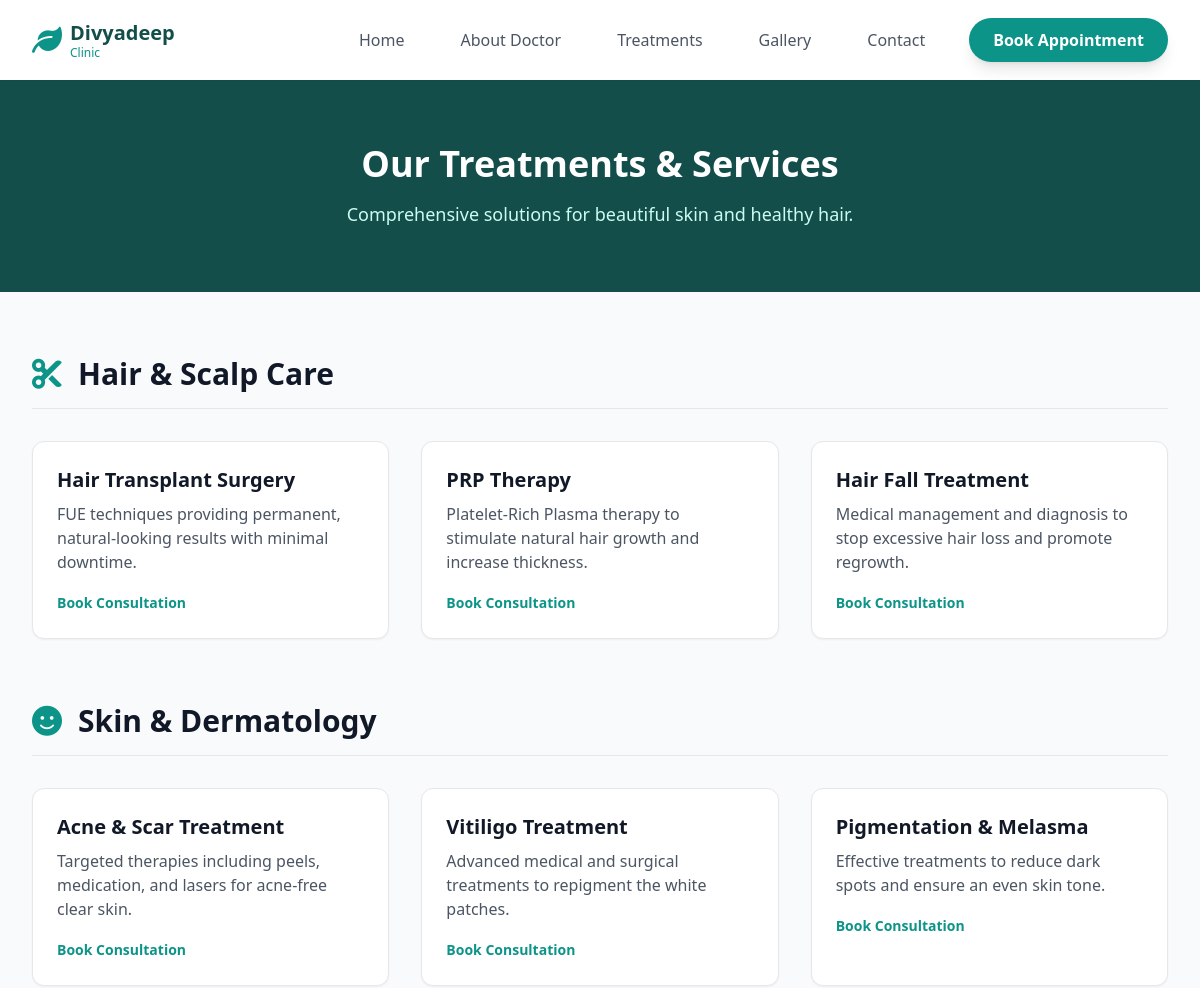
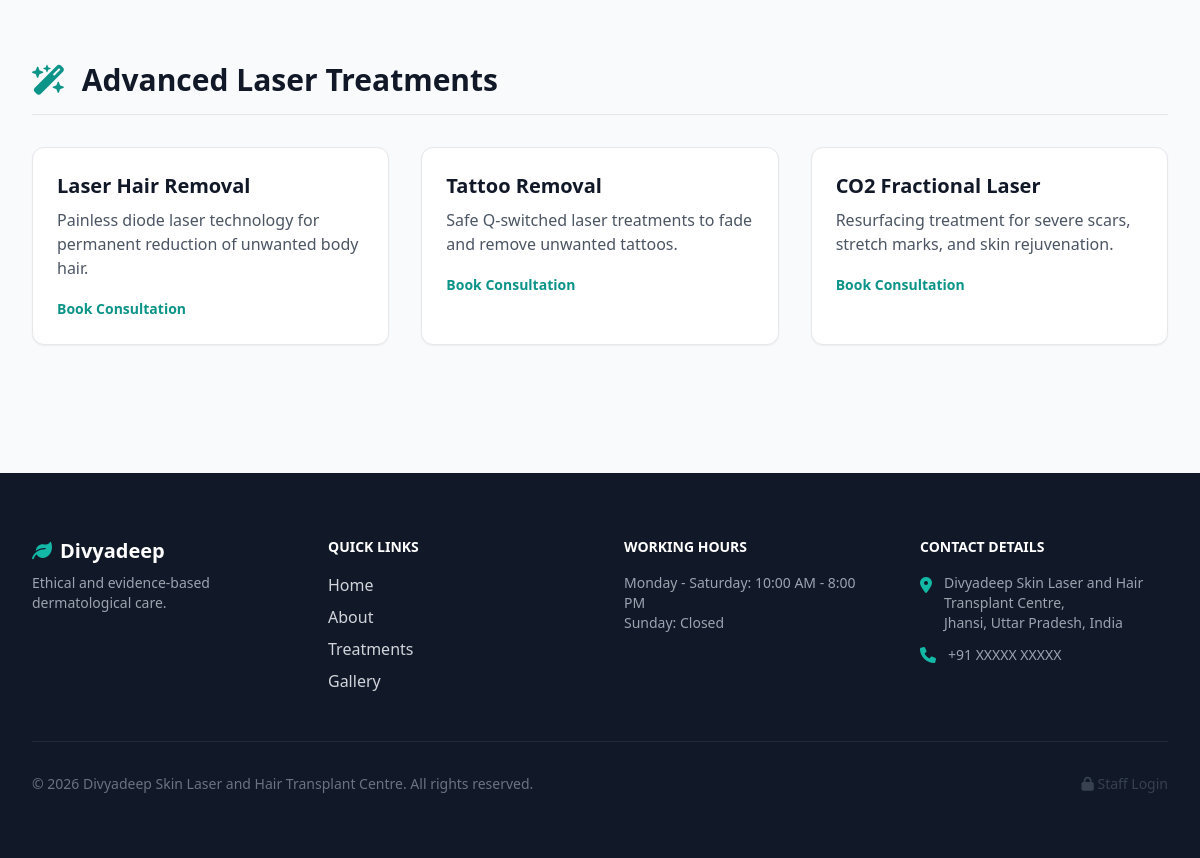
Screenshot of /treatments with the database file from the repository (2 pictures, top to bottom).
### tables this page shows
CREATE TABLE categories (
    id INTEGER PRIMARY KEY AUTOINCREMENT,
    name TEXT NOT NULL,
    icon TEXT
);

CREATE TABLE treatments (
    id INTEGER PRIMARY KEY AUTOINCREMENT,
    category_id INTEGER,
    name TEXT NOT NULL,
    description TEXT NOT NULL,
    FOREIGN KEY(category_id) REFERENCES categories(id)
);

CREATE TABLE settings (
    id INTEGER PRIMARY KEY AUTOINCREMENT,
    key_name TEXT UNIQUE NOT NULL,
    value_text TEXT NOT NULL
);

### app.py (the view)
@app.route('/treatments')
def treatments():
    conn = get_db_connection()
    categories = conn.execute('SELECT * FROM categories').fetchall()
    treats = conn.execute('SELECT * FROM treatments').fetchall()
    conn.close()
    return render_template('treatments.html', categories=categories, treatments=treats)

### app.py (called while the page is built)
def get_db_connection():
    conn = sqlite3.connect(os.path.join(basedir, 'database.db'))
    conn.row_factory = sqlite3.Row
    return conn

def get_settings():
    conn = get_db_connection()
    settings = conn.execute('SELECT * FROM settings').fetchall()
    conn.close()
    return {s['key_name']: s['value_text'] for s in settings}

@app.context_processor
def inject_settings():
    return dict(settings=get_settings())

### templates/treatments.html
{% extends 'base.html' %}
{% block content %}
<div class="bg-brand-900 py-16 text-center">
    <h1 class="text-4xl font-extrabold text-white mb-4">Our Treatments & Services</h1>
    <p class="text-brand-100 text-lg max-w-2xl mx-auto">Comprehensive solutions for beautiful skin and healthy hair.</p>
</div>
<section class="py-16">
    <div class="max-w-7xl mx-auto px-4 sm:px-6 lg:px-8">
        {% for cat in categories %}
        <div class="mb-16">
            <div class="flex items-center mb-8 border-b border-gray-200 pb-4">
                <i class="{{ cat.icon }} text-3xl text-brand-600 mr-4"></i>
                <h2 class="text-3xl font-bold text-gray-900">{{ cat.name }}</h2>
            </div>
            <div class="grid grid-cols-1 md:grid-cols-2 lg:grid-cols-3 gap-8">
                {% for t in treatments if t.category_id == cat.id %}
                <div class="bg-white p-6 rounded-xl border border-gray-200 shadow-sm hover:shadow-md transition-all">
                    <h3 class="text-xl font-bold text-gray-900 mb-2">{{ t.name }}</h3>
                    <p class="text-gray-600 mb-4">{{ t.description }}</p>
                    <a href="{{ url_for('contact') }}" class="text-brand-600 font-semibold text-sm hover:underline">Book Consultation</a>
                </div>
                {% endfor %}
            </div>
        </div>
        {% endfor %}
    </div>
</section>
{% endblock %}

### templates/base.html (shortened to what this page needs)
<!DOCTYPE html>
<html lang="en">
<head>
    <script src="https://cdn.tailwindcss.com"></script>
    <link href="https://cdnjs.cloudflare.com/ajax/libs/font-awesome/6.0.0/css/all.min.css" rel="stylesheet">
</head>
<body class="font-sans antialiased text-gray-800 bg-gray-50 flex flex-col min-h-screen">
    <nav class="bg-white shadow-sm sticky top-0 z-50">
        <div class="max-w-7xl mx-auto px-4 sm:px-6 lg:px-8">
            <div class="flex justify-between h-20">
                <div class="flex items-center">
                    <a href="{{ url_for('index') }}" class="flex-shrink-0 flex items-center">
                        <i class="fa-solid fa-leaf text-brand-600 text-3xl mr-2"></i>
                        <div>
                            <h1 class="font-bold text-xl text-brand-900 leading-tight">Divyadeep</h1>
                            <p class="text-xs text-brand-600 font-medium">Clinic</p>
                        </div>
                    </a>
                </div>
                <div class="hidden md:ml-6 md:flex md:items-center md:space-x-8">
                    <a href="{{ url_for('index') }}" class="text-gray-600 hover:text-brand-600 font-medium px-3 py-2 transition-colors">Home</a>
                    <a href="{{ url_for('about') }}" class="text-gray-600 hover:text-brand-600 font-medium px-3 py-2 transition-colors">About Doctor</a>
                    <a href="{{ url_for('treatments') }}" class="text-gray-600 hover:text-brand-600 font-medium px-3 py-2 transition-colors">Treatments</a>
                    <a href="{{ url_for('gallery') }}" class="text-gray-600 hover:text-brand-600 font-medium px-3 py-2 transition-colors">Gallery</a>
                    <a href="{{ url_for('contact') }}" class="text-gray-600 hover:text-brand-600 font-medium px-3 py-2 transition-colors">Contact</a>
                    <a href="{{ url_for('contact') }}" class="ml-4 bg-brand-600 text-white px-6 py-2.5 rounded-full font-semibold hover:bg-brand-700 shadow-lg transition-all">Book Appointment</a>
                </div>
            </div>
        </div>
    </nav>
    <main class="flex-grow">
        {% block content %}{% endblock %}
    </main>
    <footer class="bg-gray-900 text-gray-300 py-16 mt-auto">
        <div class="max-w-7xl mx-auto px-4 sm:px-6 lg:px-8">
            <div class="grid grid-cols-1 md:grid-cols-4 gap-12">
                <div>
                    <h2 class="font-bold text-xl text-white mb-2"><i class="fa-solid fa-leaf text-brand-500 mr-2"></i>Divyadeep</h2>
                    <p class="text-sm text-gray-400 mb-6">Ethical and evidence-based dermatological care.</p>
                </div>
                <div>
                    <h3 class="text-white font-bold mb-4 uppercase text-sm">Quick Links</h3>
                    <ul class="space-y-2">
                        <li><a href="{{ url_for('index') }}" class="hover:text-brand-400">Home</a></li>
                        <li><a href="{{ url_for('about') }}" class="hover:text-brand-400">About</a></li>
                        <li><a href="{{ url_for('treatments') }}" class="hover:text-brand-400">Treatments</a></li>
                        <li><a href="{{ url_for('gallery') }}" class="hover:text-brand-400">Gallery</a></li>
                    </ul>
                </div>
                <div>
                    <h3 class="text-white font-bold mb-4 uppercase text-sm">Working Hours</h3>
                    <div class="text-sm text-gray-400">
                        {{ settings.get('working_hours', '') | safe }}
                    </div>
                </div>
                <div>
                    <h3 class="text-white font-bold mb-4 uppercase text-sm">Contact Details</h3>
                    <ul class="space-y-3">
                        <li class="flex items-start">
                            <i class="fa-solid fa-location-dot mt-1 text-brand-500 mr-3"></i>
                            <span class="text-sm text-gray-400">{{ settings.get('address', '') | safe }}</span>
                        </li>
                        <li class="flex items-center">
                            <i class="fa-solid fa-phone text-brand-500 mr-3"></i>
                            <span class="text-sm text-gray-400">{{ settings.get('phone', '') }}</span>
                        </li>
                    </ul>
                </div>
            </div>
            <div class="border-t border-gray-800 mt-12 pt-8 text-center text-sm text-gray-500 flex justify-between items-center">
                <p>&copy; 2026 {{ settings.get('clinic_name', '') }}. All rights reserved.</p>
                <a href="{{ url_for('admin_login') }}" class="text-gray-700 hover:text-brand-500"><i class="fa-solid fa-lock"></i> Staff Login</a>
            </div>
        </div>
    </footer>
</body>
</html>

### templates/base.html (style rules this page uses)
html { scroll-behavior: smooth; }

### rows the page displays
categories: name "Hair & Scalp Care"
treatments: name "Hair Transplant Surgery", description "FUE techniques providing permanent, natural-looking results with minimal downtime."
treatments: name "PRP Therapy", description "Platelet-Rich Plasma therapy to stimulate natural hair growth and increase thickness."
treatments: name "Hair Fall Treatment", description "Medical management and diagnosis to stop excessive hair loss and promote regrowth."
categories: name "Skin & Dermatology"
treatments: name "Acne & Scar Treatment", description "Targeted therapies including peels, medication, and lasers for acne-free clear skin."
treatments: name "Vitiligo Treatment", description "Advanced medical and surgical treatments to repigment the white patches."
treatments: name "Pigmentation & Melasma", description "Effective treatments to reduce dark spots and ensure an even skin tone."
categories: name "Advanced Laser Treatments"
treatments: name "Laser Hair Removal", description "Painless diode laser technology for permanent reduction of unwanted body hair."
treatments: name "Tattoo Removal", description "Safe Q-switched laser treatments to fade and remove unwanted tattoos."
treatments: name "CO2 Fractional Laser", description "Resurfacing treatment for severe scars, stretch marks, and skin rejuvenation."
settings: get "Monday - Saturday: 10:00 AM - 8:00 PM Sunday: Closed"
settings: get "Divyadeep Skin Laser and Hair Transplant Centre, Jhansi, Uttar Pradesh, India"
settings: get "+91 XXXXX XXXXX"
settings: get "Divyadeep Skin Laser and Hair Transplant Centre"
